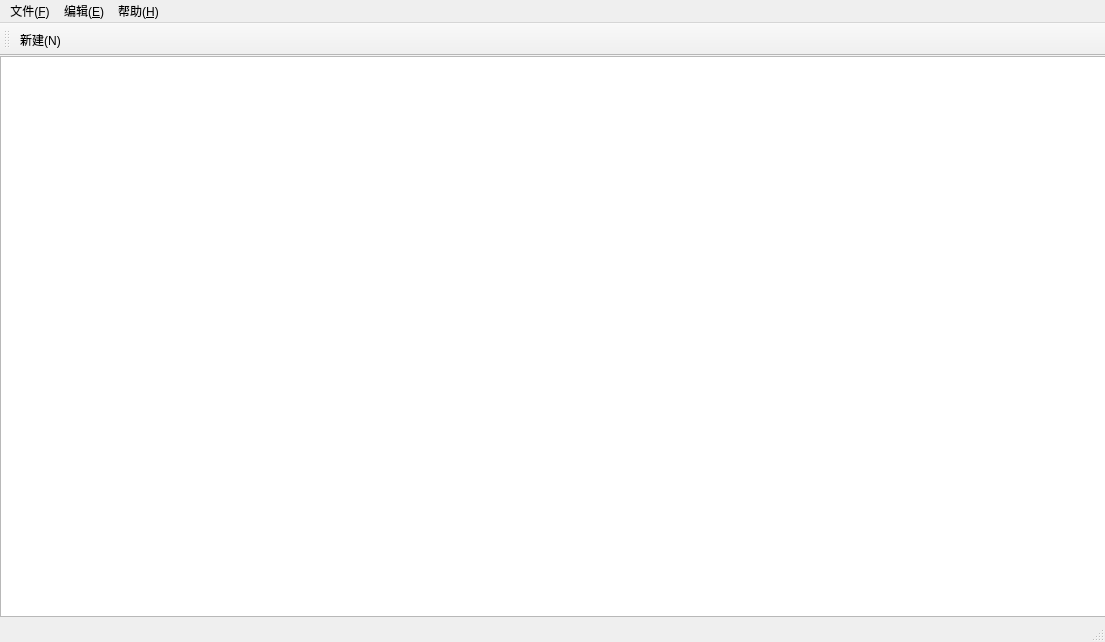
<?xml version="1.0" encoding="UTF-8"?>
<ui version="4.0">
 <class>MainWindow</class>
 <widget class="QMainWindow" name="MainWindow">
  <property name="geometry">
   <rect>
    <x>0</x>
    <y>0</y>
    <width>1105</width>
    <height>642</height>
   </rect>
  </property>
  <property name="windowTitle">
   <string>AshKurX</string>
  </property>
  <property name="windowIcon">
   <iconset resource="res.qrc">
    <normaloff>:/img/img/11.jpg</normaloff>:/img/img/11.jpg</iconset>
  </property>
  <property name="statusTip">
   <string/>
  </property>
  <widget class="QWidget" name="centralWidget">
   <widget class="QTextEdit" name="textEdit">
    <property name="geometry">
     <rect>
      <x>0</x>
      <y>0</y>
      <width>1111</width>
      <height>561</height>
     </rect>
    </property>
   </widget>
  </widget>
  <widget class="QMenuBar" name="menuBar">
   <property name="geometry">
    <rect>
     <x>0</x>
     <y>0</y>
     <width>1105</width>
     <height>23</height>
    </rect>
   </property>
   <widget class="QMenu" name="menu_File">
    <property name="title">
     <string>文件(&amp;F)</string>
    </property>
    <addaction name="action_N"/>
    <addaction name="action_O"/>
    <addaction name="separator"/>
    <addaction name="action_S"/>
    <addaction name="action_A"/>
    <addaction name="separator"/>
    <addaction name="action_Q"/>
   </widget>
   <widget class="QMenu" name="menu_E">
    <property name="title">
     <string>编辑(&amp;E)</string>
    </property>
    <addaction name="action_F"/>
    <addaction name="separator"/>
    <addaction name="action_C"/>
    <addaction name="action_P"/>
   </widget>
   <widget class="QMenu" name="menu_H">
    <property name="title">
     <string>帮助(&amp;H)</string>
    </property>
    <addaction name="action_W"/>
   </widget>
   <addaction name="menu_File"/>
   <addaction name="menu_E"/>
   <addaction name="menu_H"/>
  </widget>
  <widget class="QToolBar" name="mainToolBar">
   <attribute name="toolBarArea">
    <enum>TopToolBarArea</enum>
   </attribute>
   <attribute name="toolBarBreak">
    <bool>false</bool>
   </attribute>
   <addaction name="action_N"/>
  </widget>
  <widget class="QStatusBar" name="statusBar"/>
  <action name="action_N">
   <property name="icon">
    <iconset resource="res.qrc">
     <normaloff>:/img/img/new.png</normaloff>:/img/img/new.png</iconset>
   </property>
   <property name="text">
    <string>新建(&amp;N)</string>
   </property>
   <property name="statusTip">
    <string>点击新建文件</string>
   </property>
  </action>
  <action name="action_O">
   <property name="text">
    <string>打开(&amp;O)</string>
   </property>
  </action>
  <action name="action_S">
   <property name="text">
    <string>保存(&amp;S)</string>
   </property>
  </action>
  <action name="action_A">
   <property name="text">
    <string>另存(&amp;A)</string>
   </property>
  </action>
  <action name="action_Q">
   <property name="text">
    <string>退出(&amp;Q)</string>
   </property>
  </action>
  <action name="action_F">
   <property name="text">
    <string>查找(&amp;F)</string>
   </property>
  </action>
  <action name="action_C">
   <property name="text">
    <string>复制(&amp;C)</string>
   </property>
   <property name="shortcut">
    <string>Ctrl+C</string>
   </property>
  </action>
  <action name="action_P">
   <property name="text">
    <string>粘贴(&amp;P)</string>
   </property>
  </action>
  <action name="action_W">
   <property name="text">
    <string>关于我们(&amp;A)</string>
   </property>
  </action>
 </widget>
 <layoutdefault spacing="6" margin="11"/>
 <resources>
  <include location="res.qrc"/>
 </resources>
 <connections/>
</ui>
